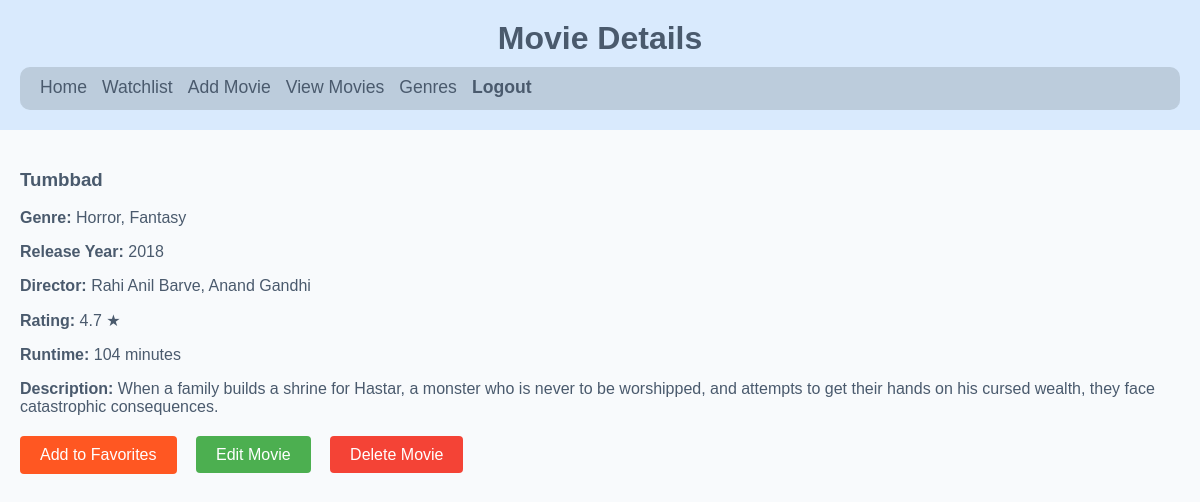
Page /movie_details.php?id=85 (signed in) on the committed database.
### tables this page shows
CREATE TABLE `movies` (
  `id` int(11) NOT NULL,
  `title` varchar(255) NOT NULL,
  `genre` varchar(100) NOT NULL,
  `director` varchar(100) NOT NULL,
  `release_year` int(11) NOT NULL,
  `runtime` int(11) NOT NULL,
  `rating` decimal(3,1) NOT NULL,
  `description` text NOT NULL,
  `created_at` timestamp NOT NULL DEFAULT current_timestamp()
);

### movie_details.php (the view, shortened to what this page needs)
<?php
$servername = "localhost";
$username = "root";
$password = "";
$dbname = "project";
$conn = new mysqli($servername, $username, $password, $dbname);
if (isset($_GET['id'])) {
    $id = intval($_GET['id']);
    $sql = "SELECT * FROM movies WHERE id = ?";
    $stmt = $conn->prepare($sql);
    $stmt->bind_param("i", $id);
    $stmt->execute();
    $result = $stmt->get_result();
    if ($result->num_rows > 0) {
        $movie = $result->fetch_assoc();
    } else {
        echo "Movie not found.";
        exit;
    }
    $favorite_query = "SELECT * FROM favorites WHERE user_id = ? AND movie_id = ?";
    $fav_stmt = $conn->prepare($favorite_query);
    $fav_stmt->bind_param("ii", $user_id, $id);
    $fav_stmt->execute();
    $is_favorite = $fav_stmt->get_result()->num_rows > 0;
} else {
    echo "No movie ID provided.";
    exit;
}
?>
<!DOCTYPE html>
<html lang="en">
<head>
    <link rel="stylesheet" href="style2.css">
</head>
<body>
<div class="header">
    <h2>Movie Details</h2>
     <div class="navbar">
        <ul>
            <li><a href="index.php">Home</a></li>
            <li><a href="watchlist.php">Watchlist</a></li>
            <li><a href="add_movie.php">Add Movie</a></li>
            <li><a href="view_movies.php">View Movies</a></li>
            <li><a href="genres.php" class="active">Genres</a></li>
            <li><a href="index.php?logout=1" class="logout-link">Logout</a></li>
        </ul>
    </div>
</div>
<div class="content">
    <h3><?php echo htmlspecialchars($movie['title']); ?></h3>
    <p><strong>Genre:</strong> <?php echo htmlspecialchars($movie['genre']); ?></p>
    <p><strong>Release Year:</strong> <?php echo htmlspecialchars($movie['release_year']); ?></p>
    <p><strong>Director:</strong> <?php echo htmlspecialchars($movie['director']); ?></p>
    <p><strong>Rating:</strong> <?php echo htmlspecialchars($movie['rating']); ?> ★</p>
    <p><strong>Runtime:</strong> <?php echo htmlspecialchars($movie['runtime']); ?> minutes</p>
    <p><strong>Description:</strong> <?php echo htmlspecialchars($movie['description']); ?></p>
    <div class="action-buttons">
        <form method="POST" style="display: inline;">
            <button type="submit" name="toggle_favorite" class="favorite-button <?php echo $is_favorite ? 'active' : ''; ?>">
                <?php echo $is_favorite ? 'Remove from Favorites' : 'Add to Favorites'; ?>
            </button>
        </form>
        <a href="edit_movie.php?id=<?php echo $movie['id']; ?>" class="edit-button">Edit Movie</a>
        <a href="delete_movie.php?id=<?php echo $movie['id']; ?>" class="delete-button" onclick="return confirm('Are you sure you want to delete this movie?');">Delete Movie</a>
    </div>
</div>
</body>
</html>

### style2.css (style rules this page uses)
body { font-family: Arial, sans-serif; margin: 0; padding: 0; height: 100vh; display: flex; flex-direction: column; background-color: #F8FAFC; color: #4A5A6D; }
.header { background-color: #D9EAFD; padding: 20px; text-align: center; color: white; }
.header h2 { margin: 0; font-size: 2em; color: #4A5A6D; }
.navbar { display: flex; justify-content: space-between; align-items: center; margin-top: 10px; padding: 10px 20px; background-color: #BCCCDC; border-bottom: 2px solid #BCCCDC; border-radius: 10px; }
.navbar ul { list-style-type: none; display: flex; gap: 15px; padding: 0; margin: 0; }
.navbar ul li { display: inline; }
.navbar ul li a { text-decoration: none; color: #4A5A6D; font-size: 1.1em; transition: color 0.3s; }
.logout-link { color: red; font-weight: bold; text-decoration: none; }
.content { flex: 1; padding: 20px; }
.edit-button, .delete-button { text-decoration: none; padding: 5px 10px; margin: 5px; border-radius: 5px; font-size: 14px; }
.edit-button { background-color: #4CAF50; color: white; }
.delete-button { background-color: #f44336; color: white; }
body { font-family: Arial, sans-serif; margin: 0; padding: 0; background-color: #F8FAFC; color: #4A5A6D; }
.header { background-color: #D9EAFD; padding: 20px; text-align: center; }
form button { background-color: #007BFF; color: white; border: none; padding: 10px 15px; cursor: pointer; border-radius: 5px; }

### movie_details.php (style rules this page uses)
.action-buttons { margin-top: 20px; }
.action-buttons a, .action-buttons form button { padding: 10px 20px; text-decoration: none; color: white; border-radius: 4px; margin-right: 10px; font-size: 16px; border: none; cursor: pointer; }
.edit-button { background-color: #4CAF50; }
.delete-button { background-color: #f44336; }
.favorite-button { background-color: #FF5722; }

### rows in the picture
movies: title "Tumbbad", genre "Horror, Fantasy", release_year "2018", director "Rahi Anil Barve, Anand Gandhi", rating "4.7", runtime "104", description "When a family builds a shrine for Hastar, a monster who is never to be worshipped, and attempts to get their hands on his cursed wealth, they face catastrophic consequences."
